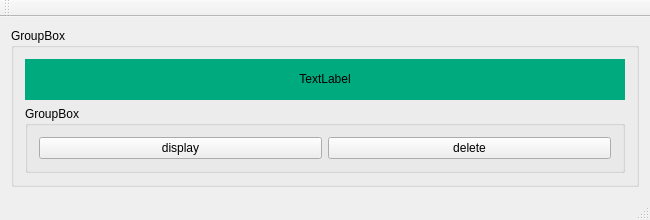
<?xml version="1.0" encoding="UTF-8"?>
<ui version="4.0">
 <class>wsCellClass</class>
 <widget class="QMainWindow" name="wsCellClass">
  <property name="geometry">
   <rect>
    <x>0</x>
    <y>0</y>
    <width>650</width>
    <height>220</height>
   </rect>
  </property>
  <property name="maximumSize">
   <size>
    <width>650</width>
    <height>220</height>
   </size>
  </property>
  <property name="windowTitle">
   <string>wsCell</string>
  </property>
  <widget class="QWidget" name="centralWidget">
   <layout class="QVBoxLayout" name="verticalLayout">
    <item>
     <widget class="QGroupBox" name="groupBox">
      <property name="title">
       <string>GroupBox</string>
      </property>
      <layout class="QVBoxLayout" name="verticalLayout_2">
       <item>
        <widget class="QLabel" name="label">
         <property name="styleSheet">
          <string notr="true">background-color: rgb(0, 170, 127);</string>
         </property>
         <property name="text">
          <string>&lt;html&gt;&lt;head/&gt;&lt;body&gt;&lt;p align=&quot;center&quot;&gt;TextLabel&lt;/p&gt;&lt;/body&gt;&lt;/html&gt;</string>
         </property>
        </widget>
       </item>
       <item>
        <widget class="QGroupBox" name="groupBox_2">
         <property name="title">
          <string>GroupBox</string>
         </property>
         <layout class="QHBoxLayout" name="horizontalLayout">
          <item>
           <widget class="QPushButton" name="display">
            <property name="text">
             <string>display</string>
            </property>
           </widget>
          </item>
          <item>
           <widget class="QPushButton" name="delete2">
            <property name="text">
             <string>delete</string>
            </property>
           </widget>
          </item>
         </layout>
        </widget>
       </item>
      </layout>
     </widget>
    </item>
   </layout>
  </widget>
  <widget class="QToolBar" name="mainToolBar">
   <attribute name="toolBarArea">
    <enum>TopToolBarArea</enum>
   </attribute>
   <attribute name="toolBarBreak">
    <bool>false</bool>
   </attribute>
  </widget>
  <widget class="QStatusBar" name="statusBar"/>
 </widget>
 <layoutdefault spacing="6" margin="11"/>
 <resources/>
 <connections/>
</ui>
